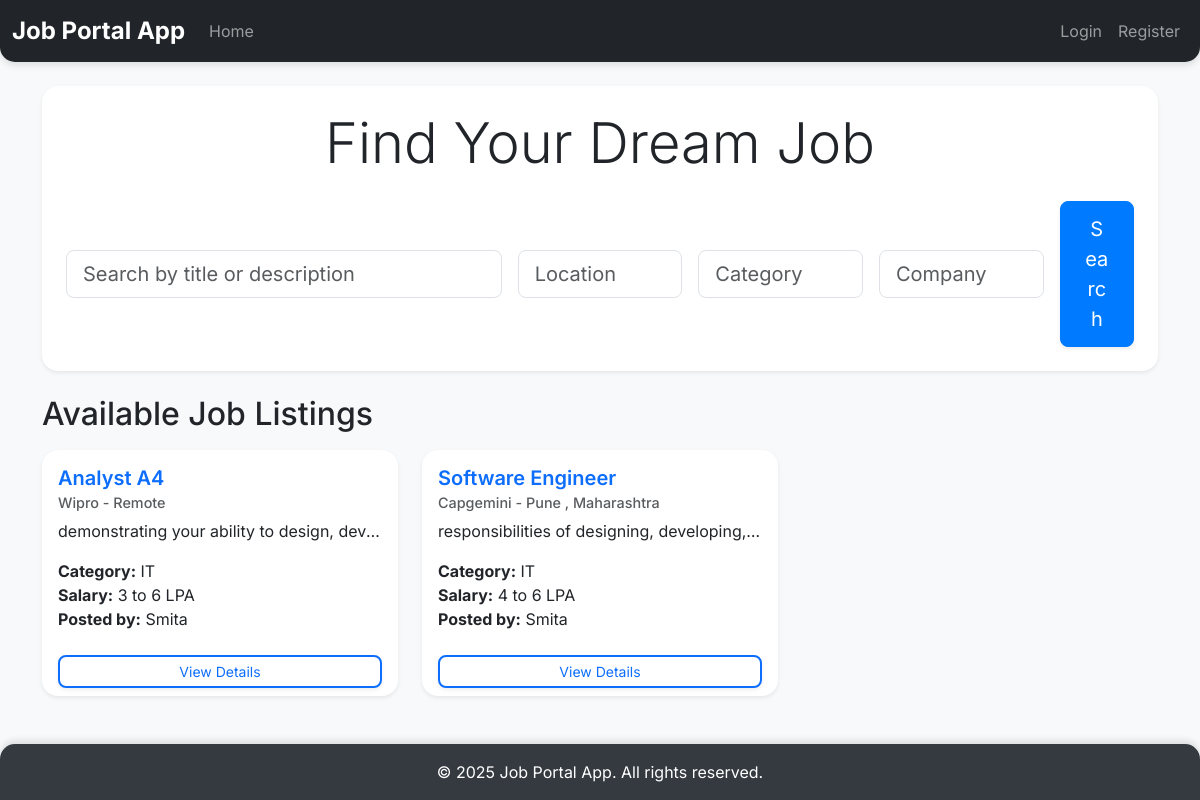
The page / on the database its author committed.
### tables this page shows
CREATE TABLE jobs (
            id INTEGER PRIMARY KEY AUTOINCREMENT,
            employer_id INTEGER NOT NULL,
            title TEXT NOT NULL,
            description TEXT NOT NULL,
            salary TEXT,
            location TEXT,
            category TEXT,
            company TEXT,
            FOREIGN KEY (employer_id) REFERENCES users (id)
        );

CREATE TABLE users (
            id INTEGER PRIMARY KEY AUTOINCREMENT,
            username TEXT UNIQUE NOT NULL,
            password_hash TEXT NOT NULL,
            role TEXT NOT NULL CHECK (role IN ('job_seeker', 'employer', 'admin'))
        );

### app.py (the view)
@app.route('/')
def index():
    db = get_db()
    cursor = db.cursor()
    search_query = request.args.get('search', '')
    location_filter = request.args.get('location', '')
    category_filter = request.args.get('category', '')
    company_filter = request.args.get('company', '')
    query = "SELECT j.*, u.username as employer_username FROM jobs j JOIN users u ON j.employer_id = u.id WHERE 1=1"
    params = []
    if search_query:
        query += " AND (j.title LIKE ? OR j.description LIKE ?)"
        params.extend([f'%{search_query}%', f'%{search_query}%'])
    if location_filter:
        query += " AND j.location LIKE ?"
        params.append(f'%{location_filter}%')
    if category_filter:
        query += " AND j.category LIKE ?"
        params.append(f'%{category_filter}%')
    if company_filter:
        query += " AND j.company LIKE ?"
        params.append(f'%{company_filter}%')
    query += " ORDER BY j.id DESC"
    jobs = cursor.execute(query, params).fetchall()
    return render_template('index.html', jobs=jobs,
                           search_query=search_query,
                           location_filter=location_filter,
                           category_filter=category_filter,
                           company_filter=company_filter)

### app.py (called while the page is built)
def get_db():
    if 'db' not in g:
        g.db = sqlite3.connect(DATABASE)
        g.db.row_factory = sqlite3.Row  # This allows accessing columns by name
    return g.db

@app.context_processor
def inject_current_year():
    return {'current_year': datetime.datetime.now().year}

### templates/index.html (shortened to what this page needs)
{% extends 'base.html' %}
{% block content %}
<div class="card shadow-sm rounded mb-4 p-4">
    <h1 class="text-center mb-4 display-4">Find Your Dream Job</h1>
    <form class="row g-3 align-items-center" action="{{ url_for('index') }}" method="GET">
        <div class="col-md-5">
            <input type="text" class="form-control form-control-lg rounded" id="search" name="search" placeholder="Search by title or description" value="{{ search_query }}">
        </div>
        <div class="col-md-2">
            <input type="text" class="form-control form-control-lg rounded" id="location" name="location" placeholder="Location" value="{{ location_filter }}">
        </div>
        <div class="col-md-2">
            <input type="text" class="form-control form-control-lg rounded" id="category" name="category" placeholder="Category" value="{{ category_filter }}">
        </div>
        <div class="col-md-2">
            <input type="text" class="form-control form-control-lg rounded" id="company" name="company" placeholder="Company" value="{{ company_filter }}">
        </div>
        <div class="col-md-1">
            <button type="submit" class="btn btn-primary w-100 btn-lg rounded shadow-sm">Search</button>
        </div>
    </form>
</div>
<h2 class="mb-3">Available Job Listings</h2>
{% if jobs %}
    <div class="row row-cols-1 row-cols-md-2 row-cols-lg-3 g-4">
        {% for job in jobs %}
        <div class="col">
            <div class="card h-100 shadow-sm border-0 rounded-lg job-card">
                <div class="card-body">
                    <h5 class="card-title text-primary">{{ job.title }}</h5>
                    <h6 class="card-subtitle mb-2 text-muted">{{ job.company }} - {{ job.location }}</h6>
                    <p class="card-text text-truncate">{{ job.description }}</p>
                    <ul class="list-unstyled mb-0">
                        <li><strong>Category:</strong> {{ job.category }}</li>
                        <li><strong>Salary:</strong> {{ job.salary or 'Negotiable' }}</li>
                        <li><strong>Posted by:</strong> {{ job.employer_username }}</li>
                    </ul>
                </div>
                <div class="card-footer bg-transparent border-top-0">
                    <a href="{{ url_for('job_detail', job_id=job.id) }}" class="btn btn-outline-primary btn-sm rounded-pill w-100 shadow-sm">View Details</a>
                </div>
            </div>
        </div>
        {% endfor %}
    </div>
{% else %}
    <div class="alert alert-info text-center rounded p-3" role="alert">
        No job listings found matching your criteria.
    </div>
{% endif %}
{% endblock %}

### templates/base.html (shortened to what this page needs)
<!DOCTYPE html>
<html lang="en">
<head>
    <link href="https://cdn.jsdelivr.net/npm/bootstrap@5.3.3/dist/css/bootstrap.min.css" rel="stylesheet" xintegrity="sha384-QWTKZyjpPEjISv5WaRU9OFeRpok6YctnYmDr5pNlyT2bRjXh0JMhjY6hW+ALEwIH">
    <link rel="stylesheet" href="{{ url_for('static', filename='css/style.css') }}">
</head>
<body>
    <nav class="navbar navbar-expand-lg navbar-dark bg-dark sticky-top">
        <div class="container-fluid">
            <a class="navbar-brand" href="{{ url_for('index') }}">Job Portal App</a>
            <div class="collapse navbar-collapse" id="navbarNav">
                <ul class="navbar-nav me-auto mb-2 mb-lg-0">
                    <li class="nav-item">
                        <a class="nav-link" href="{{ url_for('index') }}">Home</a>
                    </li>
                </ul>
                <ul class="navbar-nav ms-auto">
                    {% if session.get('user_id') %}
                    <li class="nav-item dropdown">
                        <a class="nav-link dropdown-toggle" href="#" id="navbarDropdown" role="button" data-bs-toggle="dropdown" aria-expanded="false">
                            Hello, {{ session['username'] }} ({{ session['role'].replace('_', ' ').title() }})
                        </a>
                        <ul class="dropdown-menu dropdown-menu-end" aria-labelledby="navbarDropdown">
                            <li><a class="dropdown-item" href="{{ url_for('dashboard') }}">My Dashboard</a></li>
                            <li><hr class="dropdown-divider"></li>
                            <li><a class="dropdown-item" href="{{ url_for('logout') }}">Logout</a></li>
                        </ul>
                    </li>
                    {% else %}
                    <li class="nav-item">
                        <a class="nav-link" href="{{ url_for('login') }}">Login</a>
                    </li>
                    <li class="nav-item">
                        <a class="nav-link" href="{{ url_for('register') }}">Register</a>
                    </li>
                    {% endif %}
                </ul>
            </div>
        </div>
    </nav>
    <div class="container mt-4 main-content">
        {% block content %}{% endblock %}
    </div>
    <footer class="footer mt-auto py-3 bg-dark text-white text-center">
        <div class="container">
            <span>&copy; {{ current_year }} Job Portal App. All rights reserved.</span>
        </div>
    </footer>
</body>
</html>

### static/css/style.css (style rules this page uses)
body { font-family: 'Inter', sans-serif; background-color: #f8f9fa; display: flex; flex-direction: column; min-height: 100vh; }
.navbar { border-bottom-left-radius: 15px; border-bottom-right-radius: 15px; box-shadow: 0 4px 6px rgba(0, 0, 0, 0.1); }
.navbar-brand { font-weight: 700; font-size: 1.5rem; }
.main-content { flex: 1; }
.footer { background-color: #343a40 !important; border-top-left-radius: 15px; border-top-right-radius: 15px; box-shadow: 0 -4px 6px rgba(0, 0, 0, 0.1); }
.card { border-radius: 1rem !important; border: none; }
.form-control, .form-select { border-radius: 0.5rem !important; }
.btn { border-radius: 0.5rem !important; transition: all 0.3s ease; }
.btn-lg { padding: 0.75rem 1.5rem; font-size: 1.25rem; }
.btn-primary { background-color: #007bff; border-color: #007bff; }
.btn-outline-primary, .btn-outline-secondary, .btn-outline-info, .btn-outline-success { border-width: 2px; }
.job-card { transition: transform 0.2s ease-in-out, box-shadow 0.2s ease-in-out; }
.job-card .card-title { font-weight: 600; }
.job-card .card-subtitle { font-size: 0.9em; }

### rows shown on the page
jobs: title "Analyst A4", company "Wipro", location "Remote", description "demonstrating your ability to design, dev…", category "IT", salary "3 to 6 LPA", employer_username "Smita"
jobs: title "Software Engineer", company "Capgemini", location "Pune , Maharashtra", description "responsibilities of designing, developing,…", category "IT", salary "4 to 6 LPA", employer_username "Smita"
